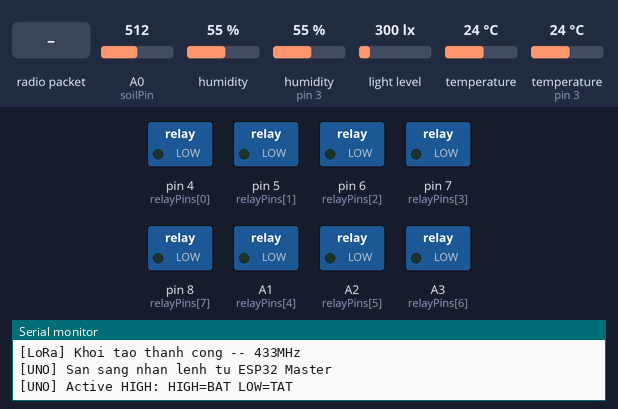
Bench run of a sketch on a simulated Arduino Uno, built with avr-gcc and run on an emulated ATmega328P. On the bench: switched loads named in the sketch (green lamp = pin HIGH), the last lines printed to the serial monitor. Inputs (shaded band) come from the test bench; at power-on: A0 (soilPin) = 512, humidity 55 %, humidity (sensor on pin 3) 55 %, light level 300 lx, temperature 24 °C, temperature (sensor on pin 3) 24 °C. No radio packets arrive unless stated.

Above: at 1.2 s.
1.3 s: radio packet "1" arrives
At 1.9 s:
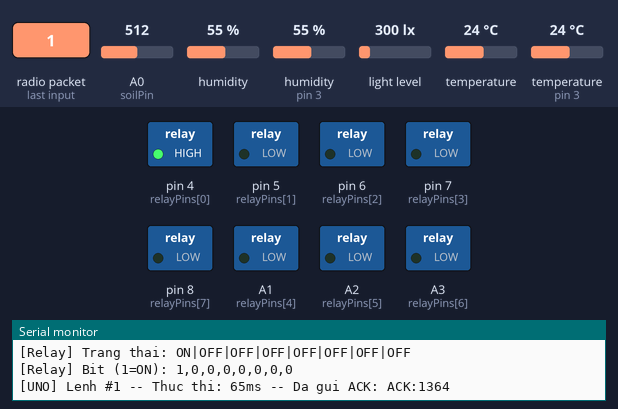
4.3 s: radio packet "0" arrives
At 5.7 s:
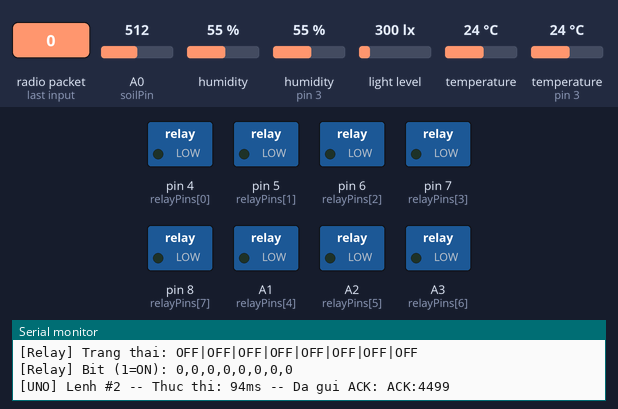
Timing chart, 0 to 7.3 s (numbered marks = the images above; inputs shaded):
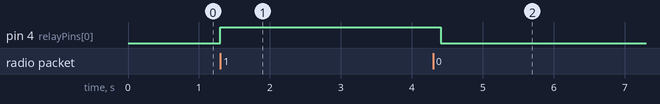

The sketch:

slave_uno156.ino
```cpp
#include <SPI.h>
#include <LoRa.h>
#include <DHT.h>
#include <Wire.h>
#include <BH1750.h>
#include <Adafruit_SHT31.h>

#define DHTPIN 3
#define DHTTYPE DHT22
DHT dht(DHTPIN, DHTTYPE);
BH1750 lightMeter;
Adafruit_SHT31 sht30;

// 8 chân relay (Active HIGH: HIGH = BẬT, LOW = TẮT)
const int relayPins[8] = {4, 5, 6, 7, A1, A2, A3, 8};
const int soilPin = A0;

unsigned long lastSend    = 0;
unsigned long lastCmdTime = 0;
int           cmdCount    = 0;

int pktTotal   = 0;
int pktControl = 0;
int pktError   = 0;

void setup() {
  Serial.begin(9600);
  dht.begin();
  Wire.begin();
  lightMeter.begin();

  if (!sht30.begin(0x44)) {
    Serial.println("[SHT30] Loi khoi tao! Kiem tra day ket noi.");
  } else {
    Serial.println("[SHT30] Khoi tao thanh cong");
  }

  for (int i = 0; i < 8; i++) {
    pinMode(relayPins[i], OUTPUT);
    digitalWrite(relayPins[i], LOW);  // LOW = TẮT (Active High)
  }

  if (!LoRa.begin(433E6)) {
    Serial.println("[LoRa] Loi khoi tao!");
    while (1);
  }
  Serial.println("[LoRa] Khoi tao thanh cong -- 433MHz");
  Serial.println("[UNO] San sang nhan lenh tu ESP32 Master");
  Serial.println("[UNO] Active HIGH: HIGH=BAT LOW=TAT");
}

void loop() {

  // 1. ── NHẬN & XỬ LÝ GÓI LORA ──────────────────────
  int packetSize = LoRa.parsePacket();
  if (packetSize) {
    String cmd = "";
    while (LoRa.available()) cmd += (char)LoRa.read();
    int rssi = LoRa.packetRssi();
    pktTotal++;

    Serial.print("[LoRa] Nhan (");
    Serial.print(packetSize);
    Serial.print(" bytes) RSSI=");
    Serial.print(rssi);
    Serial.print(" dBm: ");
    Serial.println(cmd);

    if (!cmd.startsWith("DATA:")) {
      unsigned long t0 = millis();
      controlRelays(cmd);
      unsigned long execTime = millis() - t0;
      pktControl++;
      cmdCount++;
      lastCmdTime = millis();

      // ── GỬI ACK NGAY SAU KHI THỰC THI ──
      String ack = "ACK:" + String(millis());
      LoRa.beginPacket();
      LoRa.print(ack);
      LoRa.endPacket();

      Serial.print("[UNO] Lenh #");
      Serial.print(cmdCount);
      Serial.print(" -- Thuc thi: ");
      Serial.print(execTime);
      Serial.print("ms -- Da gui ACK: ");
      Serial.println(ack);

    } else {
      pktError++;
      Serial.println("[UNO] Got DATA packet (unexpected)");
    }
  }

  // 2. ── ĐỌC CẢM BIẾN & GỬI DATA ──────────────────────
  if (millis() - lastSend > 2000) {

    float dht_t = dht.readTemperature();
    float dht_h = dht.readHumidity();

    float sht_t = sht30.readTemperature();
    float sht_h = sht30.readHumidity();
    if (isnan(sht_t) || isnan(sht_h)) {
      Serial.println("[SHT30] Loi doc du lieu!");
      sht_t = NAN; sht_h = NAN;
    }

    float lx  = lightMeter.readLightLevel();
    int sRaw  = analogRead(soilPin);
    int sPct  = map(sRaw, 1023, 200, 0, 100);
    sPct = constrain(sPct, 0, 100);

    String dataStr = "DATA:";
    dataStr += isnan(dht_t) ? "-1" : String(dht_t, 1); dataStr += ",";
    dataStr += isnan(dht_h) ? "-1" : String(dht_h, 1); dataStr += ",";
    dataStr += String(lx, 1);                           dataStr += ",";
    dataStr += String(sPct);                            dataStr += ",";
    dataStr += isnan(sht_t) ? "-1" : String(sht_t, 1); dataStr += ",";
    dataStr += isnan(sht_h) ? "-1" : String(sht_h, 1);

    LoRa.beginPacket();
    LoRa.print(dataStr);
    LoRa.endPacket();

    Serial.print("[DATA] Gui: ");
    Serial.println(dataStr);
    Serial.print("[DATA] DHT22: ");
    Serial.print(isnan(dht_t) ? -1 : dht_t, 1);
    Serial.print("C  ");
    Serial.print(isnan(dht_h) ? -1 : dht_h, 1);
    Serial.print("%  |  SHT30: ");
    Serial.print(isnan(sht_t) ? -1 : sht_t, 1);
    Serial.print("C  ");
    Serial.print(isnan(sht_h) ? -1 : sht_h, 1);
    Serial.print("%  |  Lux: ");
    Serial.print(lx, 0);
    Serial.print("  |  Soil: ");
    Serial.print(sPct);
    Serial.print("% (raw ");
    Serial.print(sRaw);
    Serial.println(")");

    static int sendCount = 0;
    sendCount++;
    if (sendCount % 10 == 0) {
      Serial.println("┌─────────────────────────────────────┐");
      Serial.print(  "│ Tong goi nhan:      "); Serial.println(pktTotal);
      Serial.print(  "│ Goi lenh hop le:    "); Serial.println(pktControl);
      Serial.print(  "│ Goi khong hop le:   "); Serial.println(pktError);
      Serial.print(  "│ Tong lenh thuc thi: "); Serial.println(cmdCount);
      Serial.println("└─────────────────────────────────────┘");
    }

    lastSend = millis();
  }
}

// ─── ĐIỀU KHIỂN 8 RELAY ─────────────────────────────
// Format lệnh nhận: "1,0,1,0,0,0,0,0"
// 1 = Master muốn BẬT → relay HIGH (Active High)
// 0 = Master muốn TẮT → relay LOW
void controlRelays(String msg) {
  int idx = 0;
  int startP = 0;
  int commaP = msg.indexOf(',');

  while (commaP != -1 && idx < 8) {
    int val = msg.substring(startP, commaP).toInt();
    // [SỬA] Active HIGH: val=1 → BẬT → HIGH;  val=0 → TẮT → LOW
    digitalWrite(relayPins[idx], (val == 1) ? HIGH : LOW);
    startP = commaP + 1;
    commaP = msg.indexOf(',', startP);
    idx++;
  }
  if (idx < 8) {
    int val = msg.substring(startP).toInt();
    digitalWrite(relayPins[idx], (val == 1) ? HIGH : LOW);
  }

  // [SỬA] In đúng trạng thái: HIGH=BAT, LOW=TAT
  Serial.print("[Relay] Trang thai: ");
  for (int i = 0; i < 8; i++) {
    // digitalRead HIGH → relay đóng → thiết bị BẬT → in "ON"
    Serial.print(digitalRead(relayPins[i]) == HIGH ? "ON" : "OFF");
    if (i < 7) Serial.print("|");
  }
  Serial.println();

  // In thêm dạng số 1/0 cho dễ so sánh với lệnh nhận
  Serial.print("[Relay] Bit (1=ON): ");
  for (int i = 0; i < 8; i++) {
    Serial.print(digitalRead(relayPins[i]) == HIGH ? "1" : "0");
    if (i < 7) Serial.print(",");
  }
  Serial.println();
}
```

Measured:
- after the input at 1.3 s, pin 4 (relayPins[0]): LOW → HIGH at once
- after the input at 4.3 s, pin 4 (relayPins[0]): HIGH → LOW after 0.11 s
